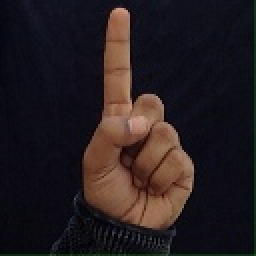
#> input picture data/raw/1/1193.jpg, 128 x 128 px (shown 2 times larger)
$ python train.py --dataset ../../data/raw/1
#> lines starting #> are read from the running program, lines starting #| are printed output that depends on the picture
### shared/feature_engineering.py
from __future__ import annotations

from typing import Iterable, List, Sequence, Tuple
import os

import cv2
import numpy as np

# Common image extensions for simple dataset discovery
IMAGE_EXTENSIONS: Tuple[str, ...] = (
    ".jpg",
    ".jpeg",
    ".png",
    ".bmp",
    ".tiff",
    ".tif",
    ".webp",
)


def is_image_file(path: str) -> bool:
    _, ext = os.path.splitext(path.lower())
    return ext in IMAGE_EXTENSIONS


def load_image(
    path: str,
    target_size: Tuple[int, int] | None = (64, 64),
    grayscale: bool = True,
) -> np.ndarray:
    """
    Load an image from disk and optionally resize.

    Returns a numpy array in grayscale (H, W) when grayscale=True, else RGB (H, W, 3).
    Raises FileNotFoundError if the image cannot be read.
    """
    flag = cv2.IMREAD_GRAYSCALE if grayscale else cv2.IMREAD_COLOR
    image = cv2.imread(path, flag)
    if image is None:
        raise FileNotFoundError(f"Could not read image: {path}")

    if target_size is not None:
        image = cv2.resize(image, target_size, interpolation=cv2.INTER_AREA)

    if not grayscale:
        # Convert BGR (OpenCV default) to RGB for consistency
        image = cv2.cvtColor(image, cv2.COLOR_BGR2RGB)

    return image


def normalize_image(image: np.ndarray) -> np.ndarray:
    """Convert image to float32 and normalize to [0, 1]."""
    return image.astype(np.float32) / 255.0


def extract_flat_features(image: np.ndarray) -> np.ndarray:
    """
    Produce a simple flattened feature vector from the image.

    This keeps the dependency surface minimal and avoids heavyweight ML frameworks.
    """
    normalized = normalize_image(image)
    return normalized.reshape(-1)


def image_path_to_feature(
    path: str,
    target_size: Tuple[int, int] | None = (64, 64),
    grayscale: bool = True,
) -> np.ndarray:
    image = load_image(path, target_size=target_size, grayscale=grayscale)
    return extract_flat_features(image)

### ml_models/cnn_image/utils.py
from __future__ import annotations

import os
import random
from typing import Dict, Iterable, List, Sequence, Tuple

from shared.feature_engineering import IMAGE_EXTENSIONS, is_image_file


def list_images_with_labels(root_dir: str) -> List[Tuple[str, str]]:
    """
    List (image_path, label) pairs from a dataset directory.
    Expects subdirectories per class. If none, images in root get label "default".
    """
#> called with root_dir = '../../data/raw/1'
    if not os.path.isdir(root_dir):
        raise FileNotFoundError(f"Dataset directory does not exist: {root_dir}")

    # Detect class subdirectories that contain at least one image
    class_dirs: List[str] = []
    for entry in sorted(os.listdir(root_dir)):
        full = os.path.join(root_dir, entry)
        if os.path.isdir(full):
            # Check if this directory contains images
            has_img = False
            for fname in os.listdir(full):
                if is_image_file(os.path.join(full, fname)):
                    has_img = True
                    break
            if has_img:
                class_dirs.append(entry)
#> pass 2 of the loop in list_images_with_labels, `for entry in sorted(os.listdir(root_dir)):`:

    pairs: List[Tuple[str, str]] = []
    if class_dirs:
        for cls in class_dirs:
            folder = os.path.join(root_dir, cls)
            for fname in sorted(os.listdir(folder)):
                fpath = os.path.join(folder, fname)
                if is_image_file(fpath):
                    pairs.append((fpath, cls))
    else:
        # Fall back to images directly under root
        for fname in sorted(os.listdir(root_dir)):
            fpath = os.path.join(root_dir, fname)
            if os.path.isfile(fpath) and is_image_file(fpath):
                pairs.append((fpath, "default"))
#> pass 2 of the loop in list_images_with_labels, `for fname in sorted(os.listdir(root_dir)):`:

    if not pairs:
        raise RuntimeError(
            f"No images found in dataset directory: {root_dir}. "
            f"Supported extensions: {', '.join(IMAGE_EXTENSIONS)}"
        )

    return pairs


def split_dataset(
    items: Sequence[Tuple[str, str]],
    test_fraction: float = 0.2,
    seed: int = 42,
) -> Tuple[List[Tuple[str, str]], List[Tuple[str, str]]]:
    """Randomly split a sequence of (path, label) into train/test lists."""
    rng = random.Random(seed)
    shuffled = list(items)
    rng.shuffle(shuffled)
    test_size = int(len(shuffled) * test_fraction)
    test_items = shuffled[:test_size]
    train_items = shuffled[test_size:]
    return train_items, test_items

### ml_models/cnn_image/train.py
from __future__ import annotations

import argparse
import os
from typing import Dict, List, Tuple

import numpy as np
from tqdm import tqdm

from ml_models.cnn_image.model import NearestCentroidClassifier
from ml_models.cnn_image.utils import list_images_with_labels, split_dataset
from shared.feature_engineering import image_path_to_feature

print("train.py is running")

try:
    print("Starting training...")
    # your training code here
    def build_label_mappings(labels: List[str]) -> Tuple[Dict[str, int], List[str]]:
        classes = sorted(set(labels))
        label_to_idx = {c: i for i, c in enumerate(classes)}
        return label_to_idx, classes


    def prepare_features(
        items: List[Tuple[str, str]],
        target_size: Tuple[int, int] = (64, 64),
        grayscale: bool = True,
    ) -> Tuple[np.ndarray, np.ndarray, List[str]]:
        paths, labels = zip(*items)
        label_to_idx, classes = build_label_mappings(list(labels))

        features: List[np.ndarray] = []
        y_indices: List[int] = []

        for path, label in tqdm(items, desc="Extracting features"):
            feat = image_path_to_feature(path, target_size=target_size, grayscale=grayscale)
#> in load_image, `image = cv2.imread(path, flag)`:
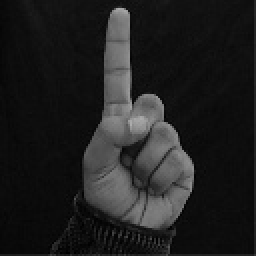
#> image: shape (128, 128) (shown 2 times larger); min 0, max 173, mean 31.4
#> in load_image, `image = cv2.resize(image, target_size, interpolation=cv2.INTER_AREA)`:
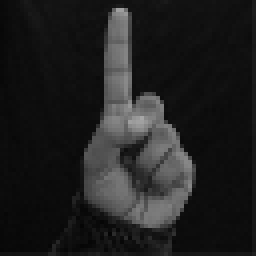
#> image: shape (64, 64) (shown 4 times larger); min 5, max 166, mean 31.5
#> feat = 4096 values, max 0.651 at index 1891, min 0.0196 at index 3604, mean 0.124
            features.append(feat.astype(np.float32))
            y_indices.append(label_to_idx[label])
#> pass 2 of the loop in prepare_features, `for path, label in tqdm(items, desc="Extracting features"):`:
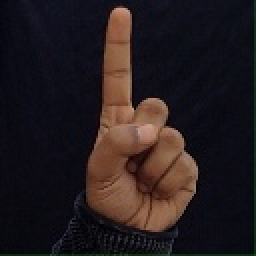
#> input picture data/raw/1/1113.jpg, 128 x 128 px (shown 2 times larger)
#> in load_image (call 2), `image = cv2.imread(path, flag)`:
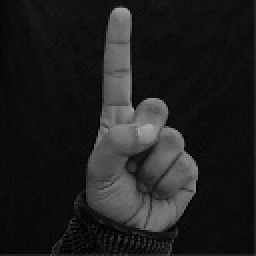
#> image: shape (128, 128) (shown 2 times larger); min 0, max 169, mean 30.6
#> in load_image (call 2), `image = cv2.resize(image, target_size, interpolation=cv2.INTER_AREA)`:
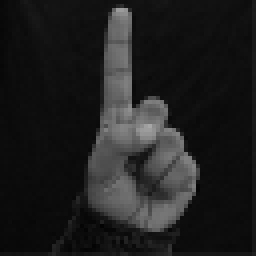
#> image: shape (64, 64) (shown 4 times larger); min 3, max 167, mean 30.7
#> feat = 4096 values, max 0.655 at index 2021, min 0.0118 at index 3609, mean 0.121

        X = np.stack(features, axis=0)
        y = np.array(y_indices, dtype=np.int64)
        return X, y, classes


    def main() -> None:
        parser = argparse.ArgumentParser(description="Train a simple image classifier (nearest centroid)")
        parser.add_argument("--dataset", required=True, help="Path to dataset root. Subfolders are classes")
        parser.add_argument("--output", default="models/nearest_centroid.pkl", help="Where to save the trained model")
        parser.add_argument("--img-size", type=int, default=64, help="Square size to resize images to")
        parser.add_argument("--color", action="store_true", help="Use RGB instead of grayscale")
        parser.add_argument("--test-fraction", type=float, default=0.2, help="Fraction of data for test set")
        args = parser.parse_args()

        items = list_images_with_labels(args.dataset)
        train_items, test_items = split_dataset(items, test_fraction=args.test_fraction, seed=42)

        target_size = (args.img_size, args.img_size)
        X_train, y_train, classes = prepare_features(train_items, target_size=target_size, grayscale=not args.color)
#> y_train = [0, 0]; classes = ['default']
        X_test, y_test, _ = prepare_features(test_items, target_size=target_size, grayscale=not args.color)

        model = NearestCentroidClassifier()
        model.fit(X_train, y_train, classes)

        # Simple evaluation
        preds = model.predict(X_test)
        accuracy = float((preds == y_test).mean()) if len(y_test) else 0.0
        print(f"Test accuracy: {accuracy:.4f} on {len(y_test)} samples")

        # Save model
        model.save(args.output)
        print(f"Model saved to: {args.output}")


    if __name__ == "__main__":
        main()

    import argparse

    parser = argparse.ArgumentParser()
    parser.add_argument("--dataset", required=True)
    parser.add_argument("--output", required=True)
    args = parser.parse_args()

except Exception as e:
    print(f"Error during training: {e}")
